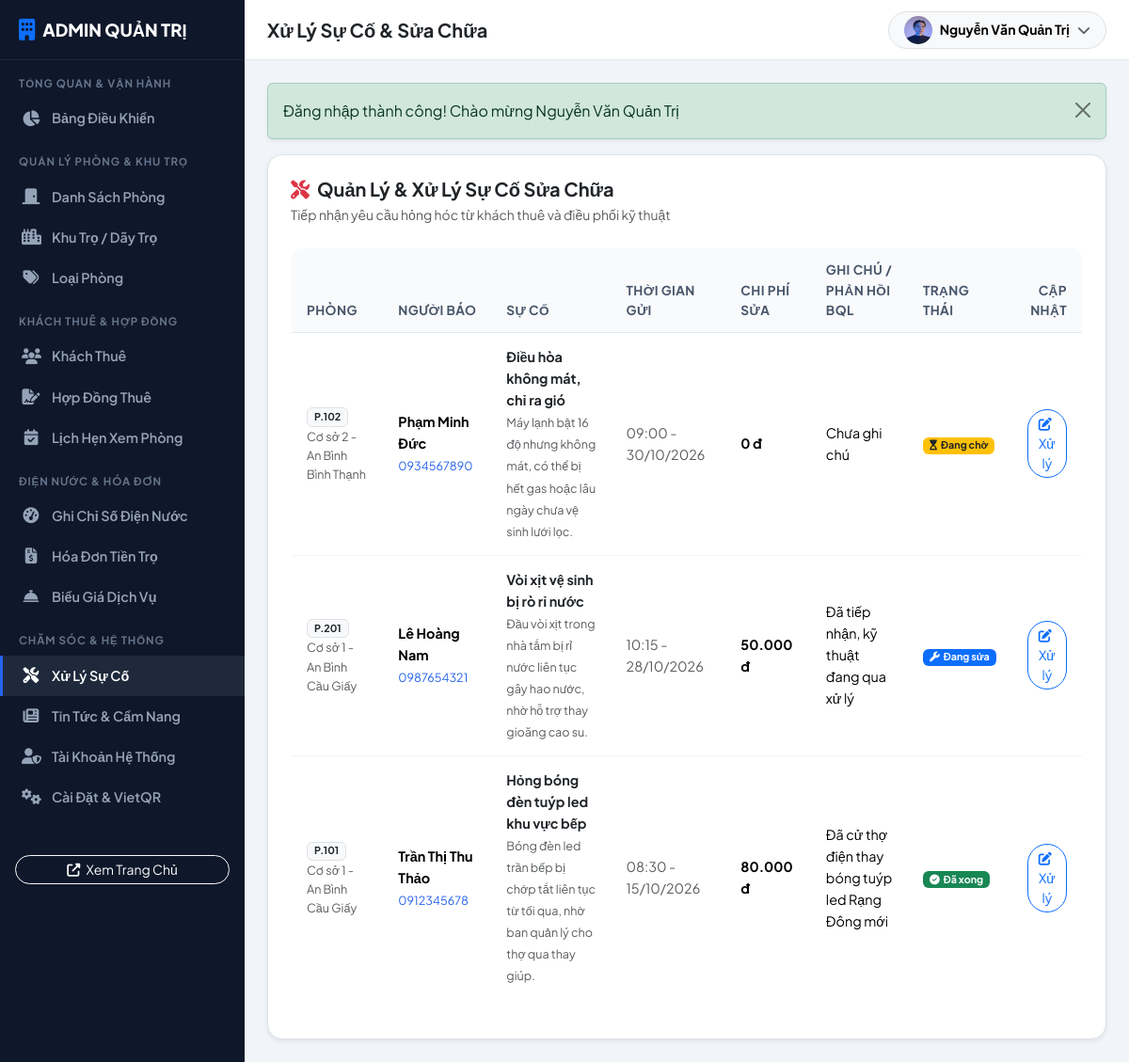
Screenshot of /admin/maintenance (signed in) with the database file from the repository.
### tables this page shows
CREATE TABLE `maintenance_requests` (
    `id` INT AUTO_INCREMENT PRIMARY KEY,
    `room_id` INT NOT NULL,
    `tenant_id` INT NOT NULL,
    `title` VARCHAR(255) NOT NULL,
    `description` TEXT NOT NULL,
    `image` VARCHAR(255) NULL,
    `status` ENUM('pending', 'in_progress', 'completed', 'rejected') NOT NULL DEFAULT 'pending',
    `cost` DECIMAL(12,2) NOT NULL DEFAULT 0.00,
    `admin_notes` TEXT NULL,
    `created_at` DATETIME DEFAULT CURRENT_TIMESTAMP,
    `resolved_at` DATETIME NULL,
    FOREIGN KEY (`room_id`) REFERENCES `rooms`(`id`) ON DELETE CASCADE,
    FOREIGN KEY (`tenant_id`) REFERENCES `tenants`(`id`) ON DELETE CASCADE
);

CREATE TABLE `rooms` (
    `id` INT AUTO_INCREMENT PRIMARY KEY,
    `branch_id` INT NOT NULL,
    `room_type_id` INT NOT NULL,
    `room_number` VARCHAR(20) NOT NULL,
    `title` VARCHAR(255) NOT NULL,
    `slug` VARCHAR(255) NOT NULL,
    `price` DECIMAL(12,2) NOT NULL,
    `deposit_price` DECIMAL(12,2) NOT NULL,
    `area` FLOAT NOT NULL,
    `max_tenants` INT NOT NULL DEFAULT 2,
    `current_tenants` INT NOT NULL DEFAULT 0,
    `floor` INT NOT NULL DEFAULT 1,
    `status` ENUM('available', 'rented', 'maintenance') NOT NULL DEFAULT 'available',
    `description` TEXT NULL,
    `amenities` TEXT NULL,
    `image` VARCHAR(255) NULL,
    `is_featured` TINYINT NOT NULL DEFAULT 0,
    `created_at` DATETIME DEFAULT CURRENT_TIMESTAMP,
    `updated_at` DATETIME DEFAULT CURRENT_TIMESTAMP ON UPDATE CURRENT_TIMESTAMP,
    FOREIGN KEY (`branch_id`) REFERENCES `branches`(`id`) ON DELETE CASCADE,
    FOREIGN KEY (`room_type_id`) REFERENCES `room_types`(`id`) ON DELETE RESTRICT
);

CREATE TABLE `branches` (
    `id` INT AUTO_INCREMENT PRIMARY KEY,
    `name` VARCHAR(100) NOT NULL,
    `address` VARCHAR(255) NOT NULL,
    `ward` VARCHAR(100) NULL,
    `district` VARCHAR(100) NOT NULL,
    `city` VARCHAR(100) NOT NULL,
    `manager_name` VARCHAR(100) NOT NULL,
    `manager_phone` VARCHAR(20) NOT NULL,
    `description` TEXT NULL,
    `created_at` DATETIME DEFAULT CURRENT_TIMESTAMP
);

CREATE TABLE `tenants` (
    `id` INT AUTO_INCREMENT PRIMARY KEY,
    `user_id` INT NULL,
    `full_name` VARCHAR(100) NOT NULL,
    `id_card` VARCHAR(20) NOT NULL UNIQUE,
    `phone` VARCHAR(20) NOT NULL,
    `email` VARCHAR(100) NOT NULL,
    `gender` ENUM('male', 'female', 'other') NOT NULL DEFAULT 'male',
    `date_of_birth` DATE NULL,
    `hometown` VARCHAR(100) NULL,
    `temporary_residence` VARCHAR(255) NULL,
    `created_at` DATETIME DEFAULT CURRENT_TIMESTAMP,
    FOREIGN KEY (`user_id`) REFERENCES `users`(`id`) ON DELETE SET NULL
);

### app/controllers/AdminController.php (called while the page is built, shortened)
<?php
class AdminController extends Controller {
    public function maintenance(): void {
        $maintenanceModel = $this->model('Maintenance');
        $data = [
            'pageTitle' => 'Xử Lý Sự Cố & Sửa Chữa',
            'requests' => $maintenanceModel->getAllWithDetails()
        ];
        $this->view('admin/maintenance/index', $data);
    }
}

### app/core/App.php (called while the page is built, shortened)
<?php
class App {
    protected string $method = 'index';
    public function __construct() {
        $url = $this->parseUrl();
        if (!empty($url[0])) {
            $candidateName = ucfirst($url[0]) . 'Controller';
            if (file_exists(APP_PATH . '/controllers/' . $candidateName . '.php')) {
                unset($url[0]);
            }
        }
        $controllerInstance = new $this->controllerName();
        if (!empty($url[1])) {
            $candidateMethod = $url[1];
            if (method_exists($controllerInstance, $candidateMethod)) {
                $this->method = $candidateMethod;
                unset($url[1]);
            }
        }
        $this->params = $url ? array_values($url) : [];
        call_user_func_array([$controllerInstance, $this->method], $this->params);
    }
    protected function parseUrl(): array {
        if (isset($_GET['url']) && !empty(trim($_GET['url']))) {
            return explode('/', filter_var(rtrim($_GET['url'], '/'), FILTER_SANITIZE_URL));
        }
        $requestUri = parse_url($_SERVER['REQUEST_URI'] ?? '', PHP_URL_PATH);
        $requestUri = trim($requestUri, '/');
        return explode('/', filter_var($requestUri, FILTER_SANITIZE_URL));
    }
}

### index.php (called while the page is built, shortened)
<?php
require_once APP_PATH . '/core/Database.php';
require_once APP_PATH . '/core/Model.php';
require_once APP_PATH . '/core/Controller.php';
require_once APP_PATH . '/core/Helpers.php';
require_once APP_PATH . '/core/App.php';
$app = new App();

### app/core/Model.php (called while the page is built, shortened)
<?php
class Model {
    protected PDO $db;
    public function __construct() {
        $this->db = Database::getInstance();
    }
    public function query(string $sql, array $params = []): array {
        $stmt = $this->db->prepare($sql);
        $stmt->execute($params);
        return $stmt->fetchAll();
    }
}

### app/core/Database.php (called while the page is built, shortened)
<?php
class Database {
    private static ?PDO $instance = null;
    public static function getInstance(): PDO {
        if (self::$instance === null) {
            $dsn = "mysql:host=" . DB_HOST . ";port=" . DB_PORT . ";dbname=" . DB_NAME . ";charset=" . DB_CHARSET;
            $options = [
                PDO::ATTR_ERRMODE            => PDO::ERRMODE_EXCEPTION,
                PDO::ATTR_DEFAULT_FETCH_MODE => PDO::FETCH_ASSOC,
                PDO::ATTR_EMULATE_PREPARES   => false,
                PDO::MYSQL_ATTR_INIT_COMMAND => "SET NAMES utf8mb4 COLLATE utf8mb4_unicode_ci"
            ];
            try {
                self::$instance = new PDO($dsn, DB_USER, DB_PASS, $options);
            } catch (PDOException $e) {
                die("<h3>Lỗi kết nối Cơ sở dữ liệu:</h3> " . htmlspecialchars($e->getMessage()) .
                    "<br><br><i>Vui lòng kiểm tra file cấu hình <code>app/config/config.php</code> và đảm bảo MySQL đang chạy trong XAMPP.</i>");
            }
        }
        return self::$instance;
    }
}

### app/models/Maintenance.php (called while the page is built, shortened)
<?php
class Maintenance extends Model {
    public function getAllWithDetails(string $status = ''): array {
        $where = "1 = 1";
        $params = [];
        $sql = "SELECT m.*, r.room_number, b.name as branch_name,
                       t.full_name as tenant_name, t.phone as tenant_phone
                FROM maintenance_requests m
                JOIN rooms r ON m.room_id = r.id
                JOIN branches b ON r.branch_id = b.id
                JOIN tenants t ON m.tenant_id = t.id
                WHERE {$where}
                ORDER BY m.id DESC";
        return $this->query($sql, $params);
    }
}

### app/views/admin/maintenance/index.php (the view, shortened to what this page needs)
<?php require_once VIEW_PATH . '/layouts/admin_header.php'; ?>
<div class="card border rounded-4 shadow-sm bg-white p-4">
    <div class="d-flex justify-content-between align-items-center mb-4">
        <div>
            <h5 class="fw-bold mb-1"><i class="fas fa-tools text-danger me-2"></i>Quản Lý & Xử Lý Sự Cố Sửa Chữa</h5>
            <p class="text-muted small mb-0">Tiếp nhận yêu cầu hỏng hóc từ khách thuê và điều phối kỹ thuật</p>
        </div>
    </div>
    <div class="table-responsive">
        <table class="table admin-table align-middle">
            <thead>
                <tr>
                    <th>Phòng</th>
                    <th>Người báo</th>
                    <th>Sự cố</th>
                    <th>Thời gian gửi</th>
                    <th>Chi phí sửa</th>
                    <th>Ghi chú / Phản hồi BQL</th>
                    <th>Trạng thái</th>
                    <th class="text-end">Cập nhật</th>
                </tr>
            </thead>
            <tbody>
                <?php if (empty($requests)): ?>
                    <tr>
                        <td colspan="8" class="text-center py-4 text-muted">Không có yêu cầu sự cố nào.</td>
                    </tr>
                <?php else: ?>
                    <?php foreach ($requests as $mt): ?>
                        <tr>
                            <td>
                                <strong class="badge bg-light text-dark border"><?= $mt['room_number'] ?></strong>
                                <small class="text-muted d-block"><?= htmlspecialchars($mt['branch_name']) ?></small>
                            </td>
                            <td>
                                <strong class="d-block"><?= htmlspecialchars($mt['tenant_name']) ?></strong>
                                <small class="text-muted"><a href="tel:<?= $mt['tenant_phone'] ?>"><?= $mt['tenant_phone'] ?></a></small>
                            </td>
                            <td>
                                <strong class="d-block text-dark"><?= htmlspecialchars($mt['title']) ?></strong>
                                <small class="text-muted"><?= htmlspecialchars($mt['description']) ?></small>
                            </td>
                            <td class="small text-muted"><?= formatDateTime($mt['created_at']) ?></td>
                            <td class="fw-bold"><?= formatMoney($mt['cost']) ?></td>
                            <td class="small"><?= htmlspecialchars($mt['admin_notes'] ?? 'Chưa ghi chú') ?></td>
                            <td><?= maintenanceStatusBadge($mt['status']) ?></td>
                            <td class="text-end">
                                <button type="button" class="btn btn-sm btn-outline-primary rounded-pill btn-sm" data-bs-toggle="modal" data-bs-target="#editMtModal<?= $mt['id'] ?>">
                                    <i class="fas fa-edit me-1"></i> Xử lý
                                </button>
                            </td>
                        </tr>
                    <?php endforeach; ?>
                <?php endif; ?>
            </tbody>
        </table>
    </div>
</div>
<?php require_once VIEW_PATH . '/layouts/admin_footer.php'; ?>

### app/core/Helpers.php (shortened to what this page needs)
<?php
function formatMoney(float|int|string|null $amount): string {
    return number_format((float)$amount, 0, ',', '.') . ' đ';
}
function formatDate(?string $date, string $format = 'd/m/Y'): string {
    $timestamp = strtotime($date);
    return $timestamp ? date($format, $timestamp) : '';
}
function formatDateTime(?string $dateTime): string {
    return formatDate($dateTime, 'H:i - d/m/Y');
}
function maintenanceStatusBadge(string $status): string {
    return match ($status) {
        'pending' => '<span class="badge bg-warning text-dark"><i class="fas fa-hourglass-start me-1"></i>Đang chờ</span>',
        'in_progress' => '<span class="badge bg-primary"><i class="fas fa-wrench me-1"></i>Đang sửa</span>',
        'completed' => '<span class="badge bg-success"><i class="fas fa-check-circle me-1"></i>Đã xong</span>',
        'rejected' => '<span class="badge bg-danger"><i class="fas fa-times-circle me-1"></i>Từ chối</span>',
        default => '<span class="badge bg-secondary">' . htmlspecialchars($status) . '</span>',
    };
}
function flash(?string $message = null, string $type = 'success'): ?string {
    if (isset($_SESSION['flash_message'])) {
        $msg = $_SESSION['flash_message'];
        $t = $_SESSION['flash_type'] ?? 'info';
        return "<div class=\"alert alert-{$t} alert-dismissible fade show shadow-sm\" role=\"alert\">
                    {$msg}
                    <button type=\"button\" class=\"btn-close\" data-bs-dismiss=\"alert\" aria-label=\"Close\"></button>
                </div>";
    }
    return null;
}

### assets/css/style.css (style rules this page uses)
:root { --primary-color: #2563eb; --primary-dark: #1d4ed8; --primary-light: #eff6ff; --secondary-color: #0f172a; --accent-color: #f59e0b; --success-color: #10b981; --danger-color: #ef4444; --background: #f8fafc; --card-bg: #ffffff; --text-main: #1e293b; --text-muted: #64748b; --border-color: #e2e8f0; --radius: 12px; --shadow-sm: 0 1px 2px 0 rgba(0, 0, 0, 0.05); --shadow: 0 4px 6px -1px rgba(0, 0, 0, 0.1), 0 2px 4px -1px rgba(0, 0, 0, 0.06); --shadow-lg: 0 10px 15px -3px rgba(0, 0, 0, 0.1), 0 4px 6px -2px rgba(0, 0, 0, 0.05); }
body { font-family: 'Plus Jakarta Sans', sans-serif; background-color: var(--background); color: var(--text-main); line-height: 1.6; overflow-x: hidden; }
a { color: var(--primary-color); text-decoration: none; transition: all 0.2s ease-in-out; }

### assets/css/admin.css (style rules this page uses)
:root { --admin-sidebar-width: 260px; --admin-sidebar-bg: #0f172a; --admin-sidebar-hover: #1e293b; --admin-topbar-height: 64px; }
body.admin-body { background-color: #f1f5f9; }
.admin-table { background: white; border-radius: 12px; border: 1px solid #e2e8f0; overflow: hidden; }
.admin-table thead th { background: #f8fafc; color: #475569; font-weight: 700; font-size: 0.85rem; text-transform: uppercase; letter-spacing: 0.03em; padding: 12px 16px; border-bottom: 1px solid #e2e8f0; }
.admin-table tbody td { padding: 14px 16px; vertical-align: middle; border-bottom: 1px solid #f1f5f9; font-size: 0.9rem; }

### rows the page displays
maintenance_requests: room.room_number "P.102", branches.name "Cơ sở 2 - An Bình Bình Thạnh", tenant.full_name "Phạm Minh Đức", tenant.phone "0934567890", title "Điều hòa không mát, chỉ ra gió", description "Máy lạnh bật 16 độ nhưng không mát, có thể bị hết gas hoặc lâu ngày chưa vệ sinh lưới lọc.", created_at "09:00 - 30/10/2026", cost "0 đ", admin_notes "Chưa ghi chú", status "Đang chờ"
maintenance_requests: room.room_number "P.201", branches.name "Cơ sở 1 - An Bình Cầu Giấy", tenant.full_name "Lê Hoàng Nam", tenant.phone "0987654321", title "Vòi xịt vệ sinh bị rò rỉ nước", description "Đầu vòi xịt trong nhà tắm bị rỉ nước liên tục gây hao nước, nhờ hỗ trợ thay gioăng cao su.", created_at "10:15 - 28/10/2026", cost "50.000 đ", admin_notes "Đã tiếp nhận, kỹ thuật đang qua xử lý", status "Đang sửa"
maintenance_requests: room.room_number "P.101", branches.name "Cơ sở 1 - An Bình Cầu Giấy", tenant.full_name "Trần Thị Thu Thảo", tenant.phone "0912345678", title "Hỏng bóng đèn tuýp led khu vực bếp", description "Bóng đèn led trần bếp bị chớp tắt liên tục từ tối qua, nhờ ban quản lý cho thợ qua thay giúp.", created_at "08:30 - 15/10/2026", cost "80.000 đ", admin_notes "Đã cử thợ điện thay bóng tuýp led Rạng Đông mới", status "Đã xong"

### other values shown
$pageTitle "Xử Lý Sự Cố & Sửa Chữa"
Auth::user()['full_name'] "Nguyễn Văn Quản Trị"
$msg "Đăng nhập thành công! Chào mừng Nguyễn Văn Quản Trị"
